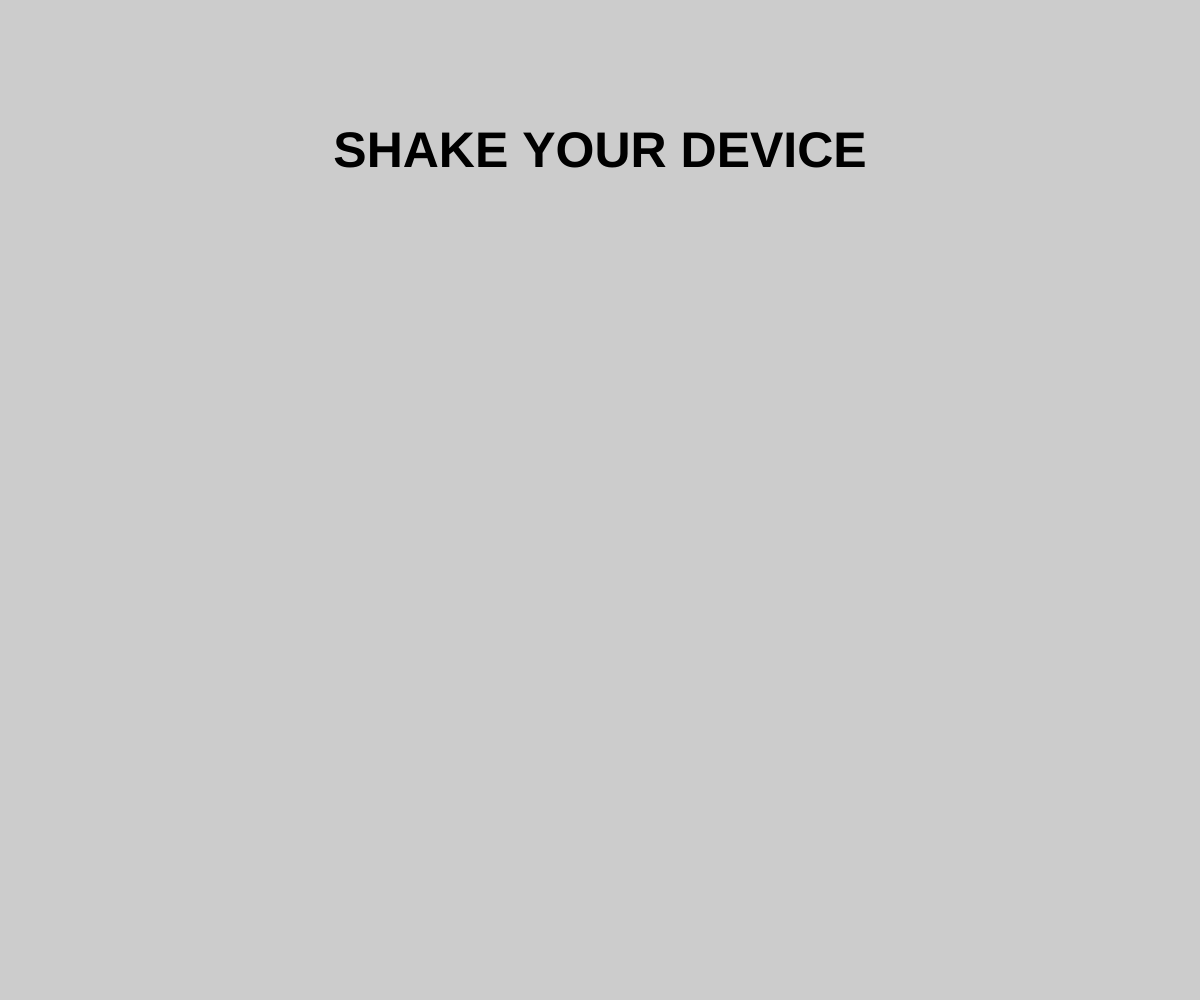
Frame 1 (no input)
Frame 60 (no input): identical to frame 1, image omitted
Frame 120 (the mouse pressed at the canvas centre since frame 60): identical to frame 1, image omitted

The p5.js sketch that drew this single still picture (run headless with seeded random() and noise() and a simulated clock; from frame 60 on, the mouse is pressed at the canvas centre):

// p5.js sketch
// ── sketch.js
var dots = [];

var value = 0;  //starting value of earthquake
    

function setup(){
     createCanvas(windowWidth, windowHeight);
}

function draw(){
     background(204);
     angleMode(DEGREES);
    
     textSize(height/20);
     textAlign(CENTER);
     textStyle(BOLD);
     fill(0);
     noStroke();
     text("SHAKE YOUR DEVICE", width/2,height - height/1.2);    
    
    var magnitude = int(map(value, 0, 1000, 0, 10));
    
    if (value > 0){
        
        //CREATE THE ELLIPSE AREA
    var x = width/2;
    var y = height/2;
    var r = value; 
    
    noFill();
    stroke(0);
    strokeWeight(1);
    ellipse (x, y, r, r);

    //magnitude indication
    fill(0);
    noStroke();    
    
    textSize(height/40);
    textAlign(CENTER);
    textStyle(NORMAL);
    text("Magnitude", width/2, height - height/5);
        
    textSize(height/20);
    textAlign(CENTER);
    textStyle(BOLD);
    text(magnitude,width/2, height - height/6.7);
    
    textSize(height/40);
    textAlign(CENTER);
    textStyle(NORMAL);    
    text(value, width/2, height - height/7.5);
        
    textStyle(BOLD);
    textSize(height/30);
    text('SEE RESULTS', width/2, height - height/12);
        
    }    
    
    
    
    //draw dots and given methods (actions)
      noStroke();
      fill(0);
      for (var i = 0; i < value*10; i++){
        dots[i].move();
        dots[i]. display();
        
      }
  
}
   

function deviceShaken(){
    
    value = (accelerationX * accelerationY)*2;   
   
    //create objects
    for (var i = 0; i < value*10; i++){
        dots.push(new QuakeDots());
    } 
    
}


function QuakeDots(){
  
    var a = random(0,360);
    var b = random(0,value);//r = value = 30
    var x = sin(a) * b; // mi dà un numero che va da -b a b
    var y = cos(a) * b; // mi dà un numero che va da -b a b
    var d = dist(width/2,height/2, width/2, height/2 + x/2);
    this.xdot = random(width/2 - d, width/2 + d); //according to ellipse area
    this.ydot = random(height/2 - d, height/2 + d); //according to ellipse area
    this.diameter = 4;
    this.speed = 1.5; //magnitude
    
    this.move = function(){
      this.xdot += random(-this.speed,this.speed);
      this.ydot += random(-this.speed,this.speed);
    }
    this.display = function(){
      ellipse(this.xdot, this.ydot, this.diameter, this.diameter);
    };
    
}
